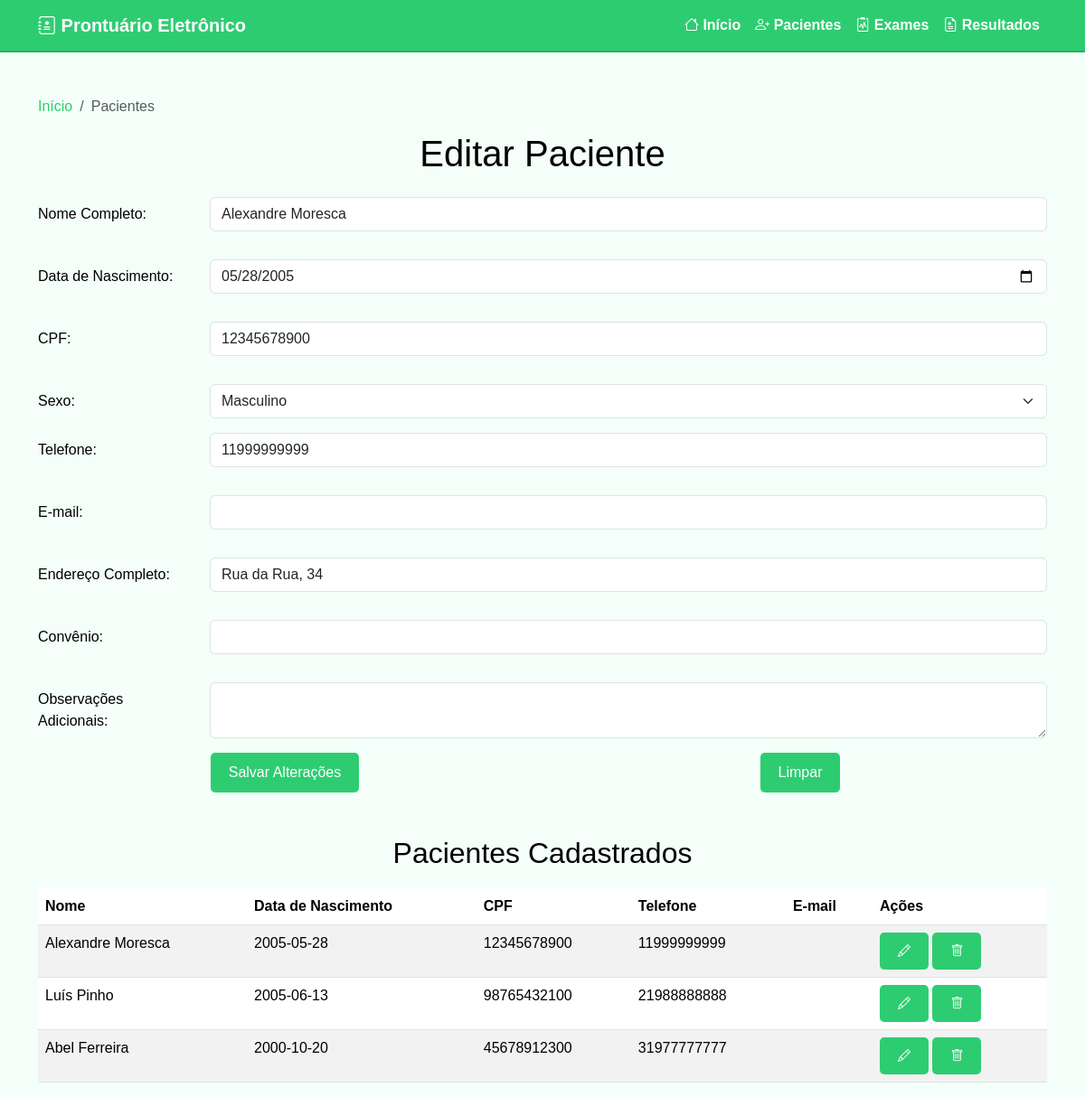
The page /php/views/cadastroPacientes.php?editar=1 on the database its author committed.
### tables this page shows
CREATE TABLE IF NOT EXISTS paciente (
    id INT AUTO_INCREMENT PRIMARY KEY,
    nome VARCHAR(255) NOT NULL,
    nascimento DATE NOT NULL,
    cpf VARCHAR(14) NOT NULL UNIQUE,
    sexo VARCHAR(20) NOT NULL,
    telefone VARCHAR(20),
    email VARCHAR(255),
    endereco TEXT,
    convenio VARCHAR(255),
    observacoes TEXT
);

### php/controllers/PacienteController.php (called while the page is built, shortened)
<?php
require_once(__DIR__ . '/../config/db.php');
class PacienteController {
    public static function listar() {
        global $conn;
        return $conn->query("SELECT * FROM paciente");
    }
    public static function buscarPorId($id) {
        global $conn;
        $stmt = $conn->prepare("SELECT * FROM paciente WHERE id = ?");
        $stmt->bind_param("i", $id);
        $stmt->execute();
        $result = $stmt->get_result();
        return $result->fetch_assoc();
    }
}

### php/views/cadastroPacientes.php (the view, shortened to what this page needs)
<?php
require_once(__DIR__ . '/../controllers/PacienteController.php');
if (isset($_GET['editar'])) {
    $paciente = PacienteController::buscarPorId($_GET['editar']);
} else {
    $paciente = null;
}
$pacientes = PacienteController::listar();
?>
<!DOCTYPE html>
<html lang="pt-BR">
<head>
    <link href="https://cdn.jsdelivr.net/npm/bootstrap@5.3.5/dist/css/bootstrap.min.css" rel="stylesheet">
    <link href="https://cdn.jsdelivr.net/npm/bootstrap-icons@1.11.3/font/bootstrap-icons.css" rel="stylesheet">
    <link rel="stylesheet" href="../assets/style.css">
</head>
<body>
    <?php include 'navbar.php'; ?>
    <div class="container mt-5">
        <nav aria-label="breadcrumb">
            <ol class="breadcrumb mt-3">
                <li class="breadcrumb-item"><a href="home.php">Início</a></li>
                <li class="breadcrumb-item active" aria-current="page">Pacientes</li>
            </ol>
        </nav>
        <h1 class="text-center mb-4"><?= $paciente ? 'Editar Paciente' : 'Cadastro de Pacientes' ?></h1>
        <form method="POST" action="">
            <div class="row mb-3">
                <label for="nome" class="col-sm-2 col-form-label">Nome Completo:</label>
                <div class="col-sm-10">
                    <input type="text" class="form-control" id="nome" name="nome" value="<?= $paciente['nome'] ?? '' ?>" required>
                </div>
            </div>
            <div class="row mb-3">
                <label for="nascimento" class="col-sm-2 col-form-label">Data de Nascimento:</label>
                <div class="col-sm-10">
                    <input type="date" class="form-control" id="nascimento" name="nascimento" value="<?= $paciente['nascimento'] ?? '' ?>" required>
                </div>
            </div>
            <div class="row mb-3">
                <label for="cpf" class="col-sm-2 col-form-label">CPF:</label>
                <div class="col-sm-10">
                    <input type="text" class="form-control" id="cpf" name="cpf" value="<?= $paciente['cpf'] ?? '' ?>" required>
                </div>
            </div>
            <div class="row mb-3">
                <label for="sexo" class="col-sm-2 col-form-label">Sexo:</label>
                <div class="col-sm-10">
                    <select class="form-select" id="sexo" name="sexo" required>
                        <option value="masculino" <?= isset($paciente['sexo']) && $paciente['sexo'] === 'masculino' ? 'selected' : '' ?>>Masculino</option>
                    </select>
                </div>
            </div>
            <div class="row mb-3">
                <label for="telefone" class="col-sm-2 col-form-label">Telefone:</label>
                <div class="col-sm-10">
                    <input type="text" class="form-control" id="telefone" name="telefone" value="<?= $paciente['telefone'] ?? '' ?>" required>
                </div>
            </div>
            <div class="row mb-3">
                <label for="email" class="col-sm-2 col-form-label">E-mail:</label>
                <div class="col-sm-10">
                    <input type="email" class="form-control" id="email" name="email" value="<?= $paciente['email'] ?? '' ?>" required>
                </div>
            </div>
            <div class="row mb-3">
                <label for="endereco" class="col-sm-2 col-form-label">Endereço Completo:</label>
                <div class="col-sm-10">
                    <input type="text" class="form-control" id="endereco" name="endereco" value="<?= $paciente['endereco'] ?? '' ?>" required>
                </div>
            </div>
            <div class="row mb-3">
                <label for="convenio" class="col-sm-2 col-form-label">Convênio:</label>
                <div class="col-sm-10">
                    <input type="text" class="form-control" id="convenio" name="convenio" value="<?= $paciente['convenio'] ?? '' ?>">
                </div>
            </div>
            <div class="row mb-3">
                <label for="observacoes" class="col-sm-2 col-form-label">Observações Adicionais:</label>
                <div class="col-sm-10">
                    <textarea class="form-control" id="observacoes" name="observacoes"><?= $paciente['observacoes'] ?? '' ?></textarea>
                </div>
            </div>
            <div class="row mb-3 text-center">
                <div class="col">
                    <button type="submit" name="<?= $paciente ? 'editar' : 'cadastrar' ?>" class="btn btn-primary"><?= $paciente ? 'Salvar Alterações' : 'Cadastrar' ?></button>
                </div>
                <div class="col">
                    <button type="reset" class="btn btn-danger">Limpar</button>
                </div>
            </div>
        </form>
        <h2 class="text-center mt-5">Pacientes Cadastrados</h2>
<table class="table table-striped mt-3">
    <thead>
        <tr>
            <th>Nome</th>
            <th>Data de Nascimento</th>
            <th>CPF</th>
            <th>Telefone</th>
            <th>E-mail</th>
            <th>Ações</th>
        </tr>
    </thead>
    <tbody>
        <?php while ($row = $pacientes->fetch_assoc()): ?>
        <tr>
            <td><?= htmlspecialchars($row['nome']) ?></td>
            <td><?= htmlspecialchars($row['nascimento']) ?></td>
            <td><?= htmlspecialchars($row['cpf']) ?></td>
            <td><?= htmlspecialchars($row['telefone']) ?></td>
            <td><?= htmlspecialchars($row['email']) ?></td>
            <td>
                <a href="?editar=<?= $row['id'] ?>" class="btn btn-warning btn-sm" title="Editar">
                <i class="bi bi-pencil"></i>
                </a>
                <a href="?excluir=<?= $row['id'] ?>" class="btn btn-danger btn-sm" title="Excluir" onclick="return confirm('Excluir paciente?')">
                <i class="bi bi-trash"></i>
                </a>
            </td>
        </tr>
        <?php endwhile; ?>
    </tbody>
</table>
    </div>
</body>
</html>

### php/assets/style.css (style rules this page uses)
* { margin: 0; padding: 0; box-sizing: border-box; }
body { font-family: 'Arial', sans-serif; background-color: #f3fff8; color: #000000; margin: 0; padding: 0; }
h2 { color: #000000; margin-bottom: 20px; }
button, .btn { display: inline-block; padding: 10px 20px; border: none; border-radius: 5px; background-color: #2ecc71; color: #ffffff; text-align: center; cursor: pointer; transition: background-color 0.3s ease; }
input { border: 1px solid #ddd; border-radius: 5px; padding: 10px; width: 100%; margin-bottom: 15px; }
a { color: #2ecc71; text-decoration: none; }

### rows shown on the page
paciente: nome "Alexandre Moresca", nascimento "05/28/2005", cpf "12345678900", telefone "11999999999", endereco "Rua da Rua, 34", nascimento "2005-05-28"
paciente: nome "Luís Pinho", nascimento "2005-06-13", cpf "98765432100", telefone "21988888888"
paciente: nome "Abel Ferreira", nascimento "2000-10-20", cpf "45678912300", telefone "31977777777"
